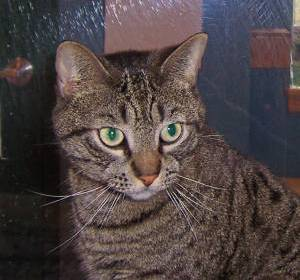
#> input picture Cat_dog_Dataset/Cat/cat.1 - Copy.jpg, 300 x 280 px, given as the content of the folder /content/drive/MyDrive/Data, which was not available
$ jupyter execute Image_Classification1_SVC.ipynb
#> lines starting #> are read from the running program, lines starting #| are printed output that depends on the picture; pictures that were not available may be replaced by others from this repository, and a replacement may not be noted
[cell 1]
import pandas as pd
from sklearn.svm import SVC
import os
from skimage.io import imread
from skimage.transform import resize
import numpy as np
from sklearn.model_selection import train_test_split

[cell 2]
os.listdir('/content/drive/MyDrive/Data')

[cell 3]
os.listdir('/content/drive/MyDrive/Data/Cat')

[cell 4]
len(os.listdir('/content/drive/MyDrive/Data/Cat'))

[cell 5]
os.listdir('/content/drive/MyDrive/Data/Dog')

[cell 6]
len(os.listdir('/content/drive/MyDrive/Data/Dog'))

[cell 7]
# [13 lines of commented-out code are left out]

[cell 8]
#color image RGB
# black and white image
# grey scale image

[cell 9]
data_arr=[]
target=[]
Categories=['Cat','Dog']
datadir='/content/drive/MyDrive/Data'

[cell 10]
for i in Categories:
  print('Loading category..............',i)
  path=os.path.join(datadir,i)
  # print(path)
  images=os.listdir(path)
  # print(images)
  for img in images:
    img_path=os.path.join(path,img)
    img_array=imread(img_path)
#> img_array is the input picture: shape (280, 300, 3); mean R, G, B 78.8, 68.3, 68
    img_resized=resize(img_array,(150,150,3))
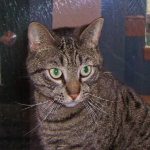
#> img_resized: shape (150, 150, 3) float64; mean R, G, B 0.309, 0.268, 0.266
    data_arr.append(img_resized.flatten())
    target.append(Categories.index(i))
  print('Category',i,'loaded')

[cell 11]
data_arr

[cell 12]
df=pd.DataFrame(data_arr)
df

[cell 13]
# t=np.array([[[1,2,3],[4,5,6]],
#             [[6,7,8],[1,2,3]]])
# print(t.flatten())

[cell 14]
df['target']=target
df

[cell 15]
X=np.array(data_arr)
y=np.array(target)

[cell 16]
X.shape
#> Out = (5, 67500)

[cell 17]
# from sklearn.model_selection import train_test_split
X_train,X_test,y_train,y_test=train_test_split(X,y,test_size=0.3,random_state=1)

[cell 18]
clf=SVC(kernel='poly')
clf.fit(X_train,y_train)

[cell 19]
y_pred=clf.predict(X_test)
y_pred

[cell 20]
from sklearn.metrics import classification_report,accuracy_score,ConfusionMatrixDisplay
print(classification_report(y_test,y_pred))
print(accuracy_score(y_test,y_pred)*100)
print(ConfusionMatrixDisplay.from_predictions(y_test,y_pred ))
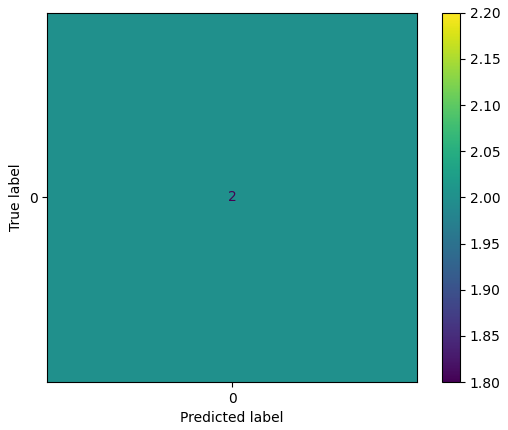
#> figure drawn by matplotlib, 2 panels

[cell 21]
import matplotlib.pyplot as plt
new_image=imread('/content/drive/MyDrive/catee.jpeg')
plt.imshow(new_image)

[cell 22]
img=resize(new_image,(150,150,3)).flatten()
img=img.reshape(-1,1)
img.shape
#> Out = (67500, 1)

[cell 23]
img=img.reshape(1,-1)
img.shape
#> Out = (1, 67500)

[cell 24]
y_new=clf.predict(img)
#> y_new = [0]
if y_new==0:
  print('Cat')
else:
  print('Dog')

[cell 25]
new_image1=imread('/content/drive/MyDrive/dogee.jpeg')
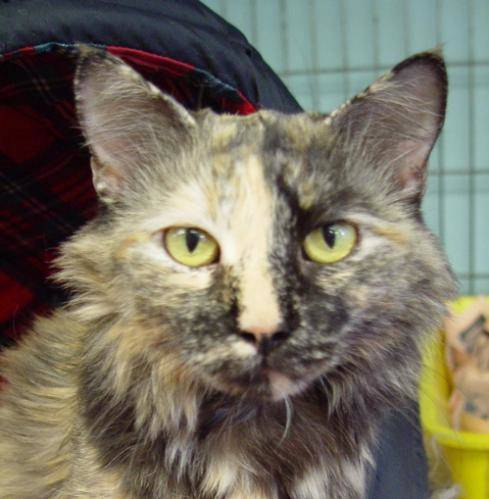
#> input picture Cat_dog_Dataset/Cat/cat.10.jpg, 489 x 499 px, given in place of dogee.jpeg, which was not available
#> new_image1 is the input picture: shape (499, 489, 3); mean R, G, B 117.5, 111.9, 97
plt.imshow(new_image1)

[cell 26]
img1=resize(new_image1,(150,150,3)).flatten()
img1=img1.reshape(-1,1)
img1.shape
#> Out = (67500, 1)

[cell 27]
img1=img1.reshape(1,-1)
img1.shape
#> Out = (1, 67500)
